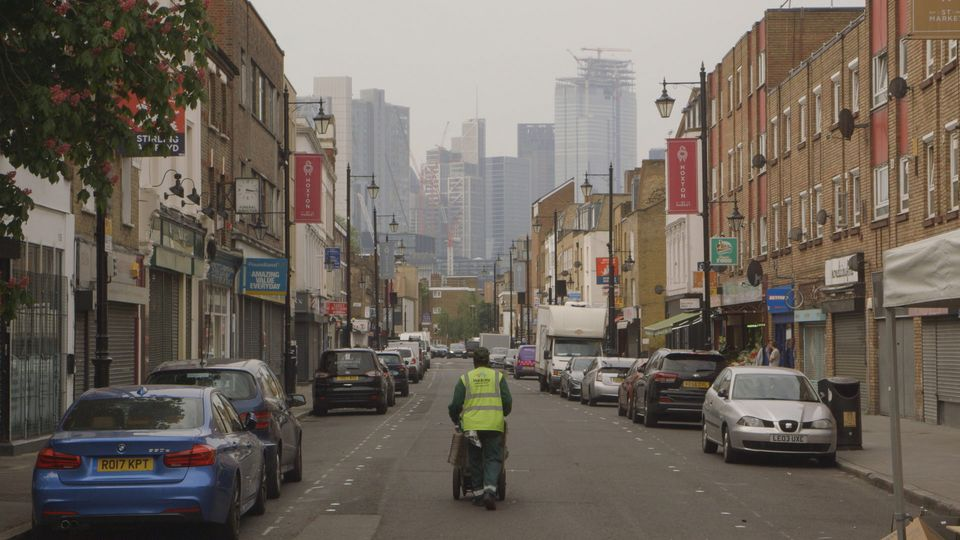
#> input picture data/images/street.jpeg, 960 x 540 px
$ python EdgeDetection.py
#> lines starting #> are read from the running program, lines starting #| are printed output that depends on the picture
########import dependencies############

# Import opencv for computer vision
import cv2
# import os for file paths
import os


########Load Image############
# Import matplot lib for visualization
from matplotlib import pyplot as plt

# Define the file path to the image
IMG_PATH = os.path.join('data', 'images', 'street.jpeg')

# Read the image
image = cv2.imread(IMG_PATH)
#> image is the input picture: shape (540, 960, 3); mean B, G, R 92.2, 101.6, 110.4

#Resize Image
resized_img = cv2.resize(image, (int(image.shape[1]/2), int(image.shape[0]/2)))

# View image using OpenCV
#cv2.imshow('Frame View', resized_img)
#cv2.waitKey(0)
#cv2.destroyAllWindows()


########Edge Detection############

# Apply Canny
gray = cv2.cvtColor(image, cv2.COLOR_BGR2GRAY)
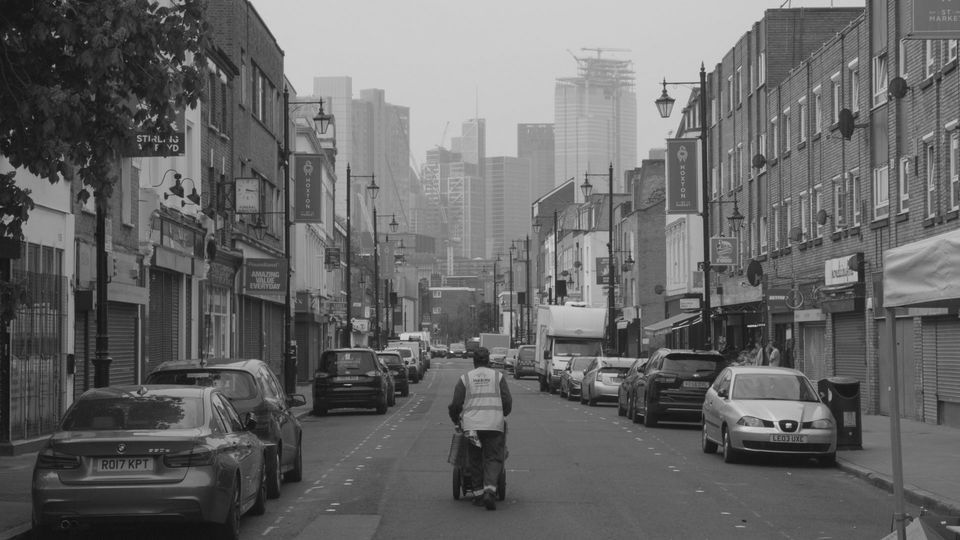
#> gray: shape (540, 960); min 2, max 236, mean 103.1
blur = cv2.GaussianBlur(gray, (5,5), 0)
canny = cv2.Canny(blur, threshold1=180, threshold2=200)    #wider threshold == more edges
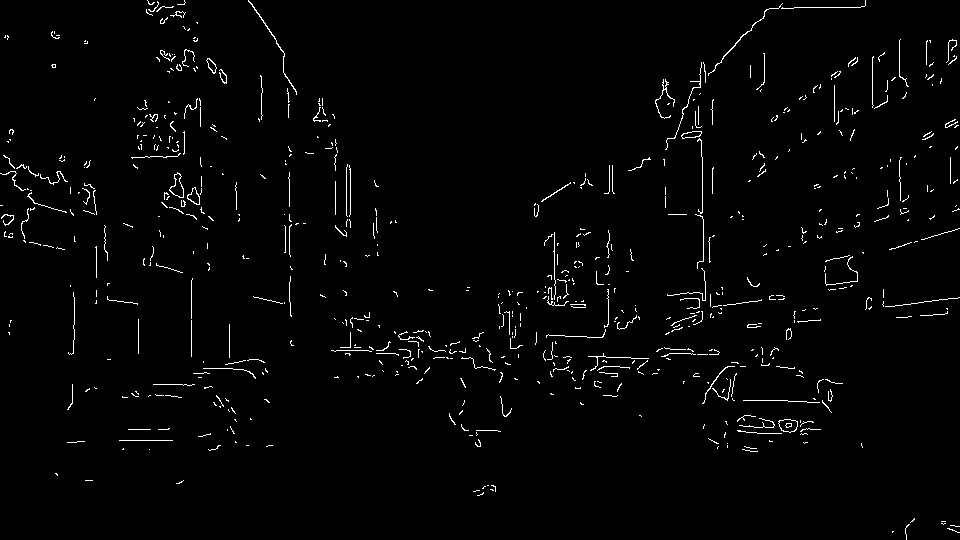
#> canny: shape (540, 960); 1.8% white in thin lines or dots

#Resize Image
#resized_img = cv2.resize(canny, (int(image.shape[1]/2), int(image.shape[0]/2)))

# View image using OpenCV
cv2.imshow('Frame View', canny)
cv2.waitKey(0)
cv2.destroyAllWindows()


########Export Edges############
cv2.imwrite('result.jpg', canny)
